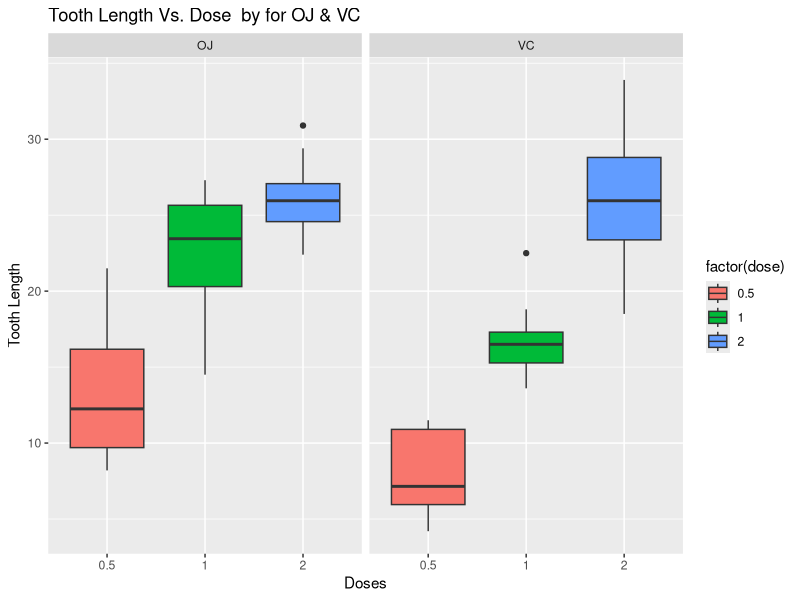

This figure's R source:
## ---- chunk 1
        library(ggplot2)
        library(dplyr)
        library(datasets)

## ---- chunk 2
        data(ToothGrowth)
        dim(ToothGrowth)
        str(ToothGrowth)
        aggregate(ToothGrowth$len,list(ToothGrowth$supp,ToothGrowth$dose),mean)
        aggregate(ToothGrowth$len,list(ToothGrowth$supp,ToothGrowth$dose),sd)

## ---- chunk 3
        summary(ToothGrowth)
## ---- chunk 4
            ggplot(ToothGrowth, aes(x = factor(dose), y = len, fill = factor(dose)))+
                  geom_boxplot()+
                  facet_grid(.~supp)+
                  labs(title = "Tooth Length Vs. Dose  by for OJ & VC",
                  x = "Doses", y = "Tooth Length")
## ---- chunk 5
            table(ToothGrowth$supp,ToothGrowth$dose)
## ---- chunk 6
            ojdose0.5 <- ToothGrowth %>% filter(supp=="OJ" & dose=="0.5")
            vcdose0.5 <- ToothGrowth %>% filter(supp=="VC" & dose=="0.5")
            t.test(ojdose0.5$len,vcdose0.5$len)
## ---- chunk 7
            ojdose1.0 <- ToothGrowth %>% filter(supp=="OJ" & dose=="1")
            vcdose1.0 <- ToothGrowth %>% filter(supp=="VC" & dose=="1")
            t.test(ojdose1.0$len,vcdose1.0$len)
## ---- chunk 8
            ojdose2.0 <- ToothGrowth %>% filter(supp=="OJ" & dose=="2")
            vcdose2.0 <- ToothGrowth %>% filter(supp=="VC" & dose=="2")
            t.test(ojdose2.0$len,vcdose2.0$len)
